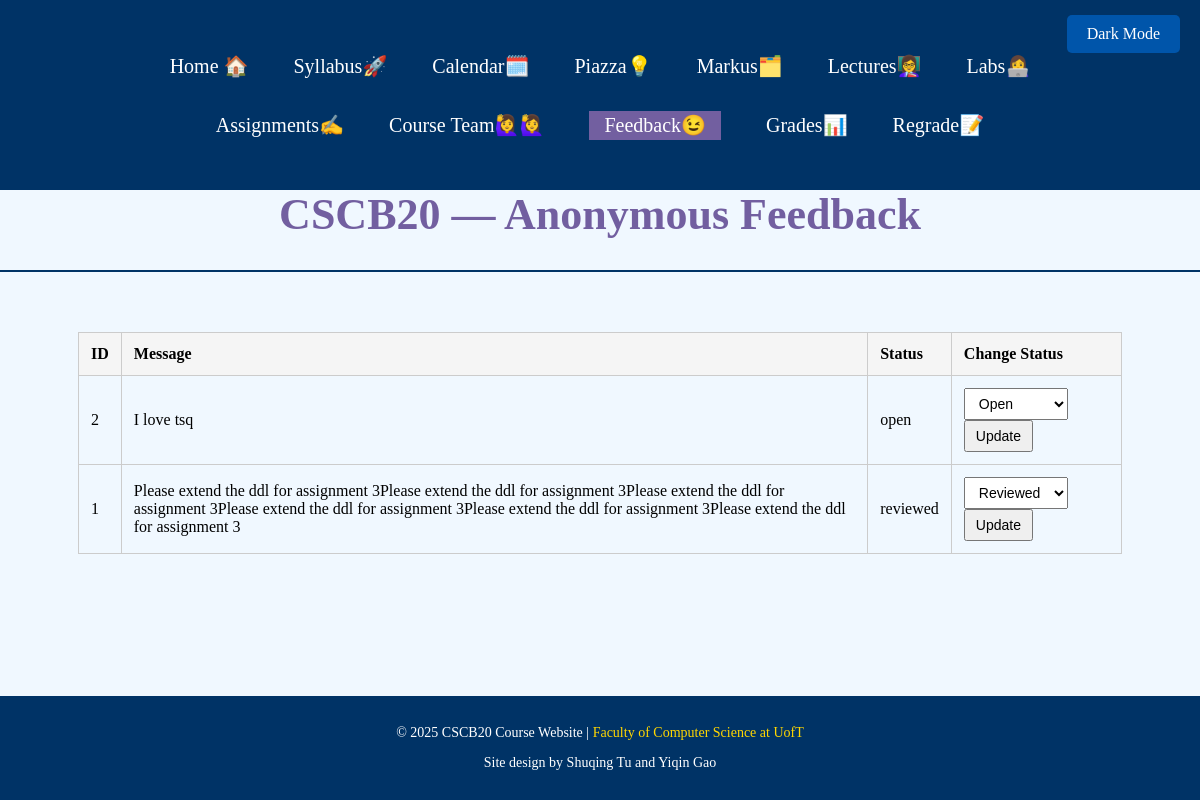
Screenshot of /instructor/anon_feedback (signed in) with the database file from the repository.
### app.py (models this page shows)
class AnnoyFeed(db.Model):
    id = db.Column(db.Integer, primary_key=True)
    username = db.Column(db.String(50), nullable=False)
    message = db.Column(db.Text, nullable=False)
    status = db.Column(db.String(10), default='open')  # 'open', 'reviewed'

### app.py (the view)
@app.route('/instructor/anon_feedback')
def instructor_feedback():
    if 'username' not in session or session['user_type'].lower() != 'instructor':
        return redirect('/login')
    feedbacks = AnnoyFeed.query.order_by(
        db.case(
            (AnnoyFeed.status == 'open', 0),
            (AnnoyFeed.status == 'reviewed', 1),
        )
    ).all()
    return render_template('instructor/anon_feedback.html', feedbacks=feedbacks)

### templates/instructor/anon_feedback.html (shortened to what this page needs)
<!DOCTYPE html>
<html lang="en">
<head>
    <link href="{{ url_for('static', filename='css/anon_feedback.css') }}" rel="stylesheet" type="text/css">
</head>
<body>
<label for="dark-mode-toggle" class="dark-mode-label">Dark Mode</label>
<div class="leftnavigation">
    <ul>
        <li><a href="{{ url_for('dashboard') }}">Home 🏠</a></li>
        <li><a href="{{ url_for('instructor_syllabus') }}">Syllabus🚀</a></li>
        <li><a href="{{ url_for('instructor_calendar') }}">Calendar🗓️</a></li>
        <li><a href="https://piazza.com/class/m5fmz9kzjo83yk">Piazza💡</a></li>
        <li><a href="https://markus2.utsc.utoronto.ca/courses/34/assignments">Markus🗂️</a></li>
        <li><a href="{{ url_for('instructor_lectures') }}">Lectures👩‍🏫</a></li>
        <li><a href="{{ url_for('instructor_labs') }}">Labs👩‍💻</a></li>
        <li><a href="{{ url_for('instructor_assignments') }}">Assignments✍️</a></li>
        <li><a href="{{ url_for('instructor_resources') }}">Course Team🙋‍♀️🙋‍♀️</a></li>
        <li><a href="{{ url_for('instructor_feedback') }}"><span>Feedback😉</span></a></li>
        <li><a href="{{ url_for('student_grades') }}">Grades📊</a></li>
        <li><a href="{{ url_for('view_regrade_requests') }}">Regrade📝</a></li>
    </ul>
</div>
<header class="course-title">
    <h1>CSCB20 &mdash; Anonymous Feedback</h1>
</header>
<div class="content">
    <table border="1" cellpadding="10">
        <tr>
            <th>ID</th>
            <th>Message</th>
            <th>Status</th>
            <th>Change Status</th>
        </tr>
        {% for f in feedbacks %}
        <tr>
            <td>{{ f.id }}</td>
            <td>{{ f.message }}</td>
            <td>{{ f.status }}</td>
            <td>
                <form method="POST" action="{{ url_for('update_feedback_status', feedback_id=f.id) }}">
                    <select name="status">
                        <option value="open" {% if f.status == 'open' %}selected{% endif %}>Open</option>
                        <option value="reviewed" {% if f.status == 'reviewed' %}selected{% endif %}>Reviewed</option>
                    </select>
                    <button type="submit">Update</button>
                </form>
            </td>
        </tr>
        {% endfor %}
    </table>
</div>
<footer>
    <p>© 2025 CSCB20 Course Website | <a href="https://www.utsc.utoronto.ca/cms/computer-science">Faculty of Computer Science at UofT</a></p>
    <p>Site design by Shuqing Tu and Yiqin Gao</p>
</footer>
</body>
</html>

### static/css/anon_feedback.css (style rules this page uses)
html { font-size: 100.01%; margin: 2%; }
html, body { height: 100%; margin: 0; padding: 0; display: flex; flex-direction: column; background-color: aliceblue; }
.leftnavigation { display: flex; justify-content: center; align-items: center; background-color: #003366; font-family: "Georgia", serif; padding: 15px 0; height: var(--nav-height); width: 100%; position: fixed; top: 0; left: 0; z-index: 1000; }
.leftnavigation ul { list-style: none; padding: 0; margin: 0; display: flex; flex-wrap: wrap; justify-content: center; gap: 15px; max-width: 80%; text-align: center; }
.leftnavigation ul li a { display: block; padding: 10px 15px; color: white; text-decoration: none; font-size: 20px; transition: color 0.3s ease-in-out, background-color 0.3s ease-in-out; }
:root { --nav-height: 20vh; }
.course-title { text-align: center; background-color: aliceblue; color: rgb(114, 95, 160); font-family: "Georgia", serif; font-size: 22px; margin-top: var(--nav-height); border-bottom: 2px solid #003366; max-width: 100%; box-sizing: border-box; }
.leftnavigation span, .leftnavigation a { padding: 3px 15px 4px }
.leftnavigation span { background: rgb(114, 95, 160); color: #fff }
.dark-mode-label { position: fixed; top: 15px; right: 20px; padding: 10px 20px; background-color: #0055AA; color: white; border-radius: 5px; font-size: 16px; cursor: pointer; transition: background-color 0.3s; z-index: 2000; }
footer { text-align: center; background-color: #003366; color: white; font-size: 14px; width: 100%; padding: 15px 0; position: relative; }
footer a { color: #FFD700; text-decoration: none; }
.content { flex: 1; padding: 20px; }
.content table { border-collapse: collapse; width: 90%; margin: 40px auto; font-size: 16px; }
.content th, .content td { border: 1px solid #ccc; padding: 12px; text-align: left; }
.content th { background-color: #f5f5f5; }
.content form select, .content form button { padding: 6px 10px; font-size: 14px; margin-right: 5px; }

### rows the page displays
AnnoyFeed: id "2", message "I love tsq", status "open", status "Open"
AnnoyFeed: id "1", message "Please extend the ddl for assignment 3Please extend the ddl for assignment 3Please extend the ddl for assignment 3Please extend the ddl for assignment 3Please extend the ddl for assignment 3Please extend the ddl for assignment 3", status "reviewed", status "Reviewed"
